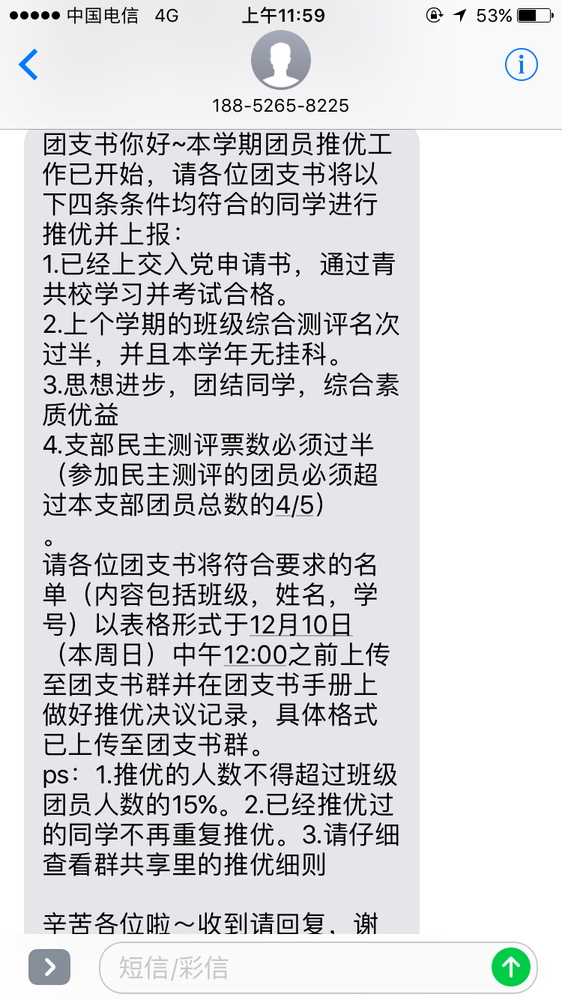
#> input picture 模板匹配/dp.png, 562 x 1000 px, shrunk from 750 x 1334 before the run
$ python '模板匹配文字多个对象.py'
#> lines starting #> are read from the running program, lines starting #| are printed output that depends on the picture
#__author__='DP'
#encoding='utf-8'

import cv2
import numpy as np

image1=cv2.imread('dp.png',0)
#> image1: shape (1000, 562); min 0, max 255, mean 217.3
image2=cv2.imread('dpp.png',0)
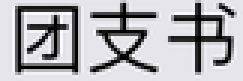
#> input picture 模板匹配/dpp.png, 81 x 27 px, shrunk from 108 x 36 before the run (shown 3 times larger)
#> image2: shape (27, 81); min 0, max 255, mean 177.4
w,h=image2.shape[::-1]
#> w = 81; h = 27

res=cv2.matchTemplate(image1,image2,cv2.TM_CCOEFF_NORMED)
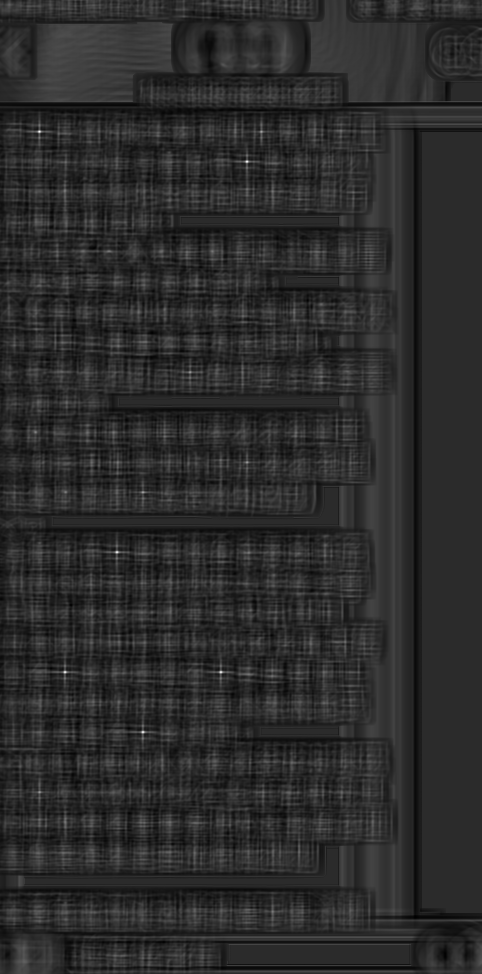
#> res: shape (974, 482) float32; min -0.204, max 0.984, mean 0.00259; drawn with min black and max white
loc = np.where( res >= 0.8)
#> loc = 11 positions, rows 131 to 732, columns 39 to 247
for pt in zip(*loc[::-1]):
    cv2.rectangle(image1, pt, (pt[0] + w, pt[1] + h), (0, 0, 255), 2)
#> this loop made 11 passes
#> pt on passes 1 to 11: (39, 131), (246, 161), (247, 161), (116, 552), (117, 552), (64, 672), (65, 672), (220, 672), (221, 672), (142, 732), (143, 732)
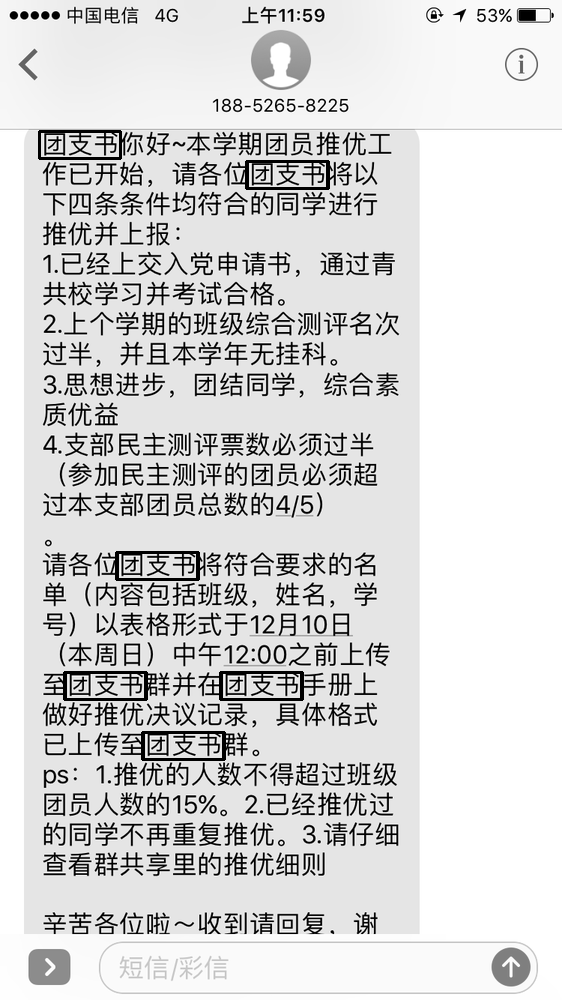
#> image1: shape (1000, 562); min 0, max 255, mean 215.6
cv2.imshow('1',image1)
cv2.imwrite('123.jpg',image1)
cv2.waitKey(0)
